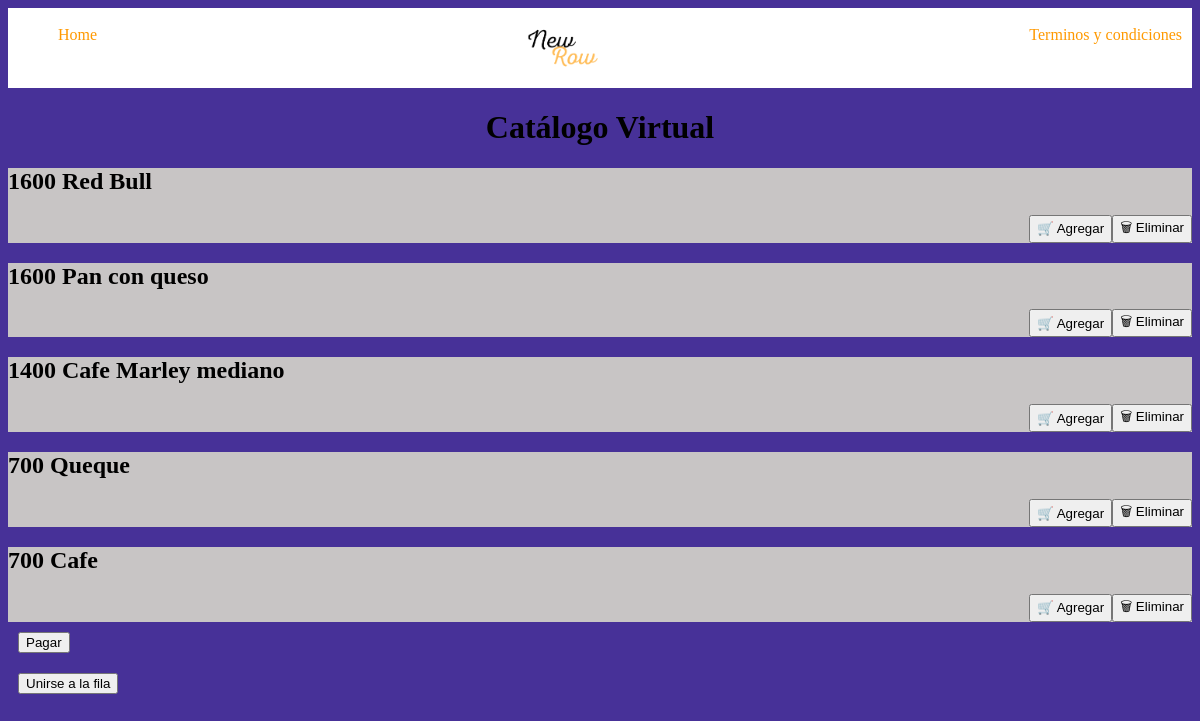
Page /tienda/ on the earlier database version.
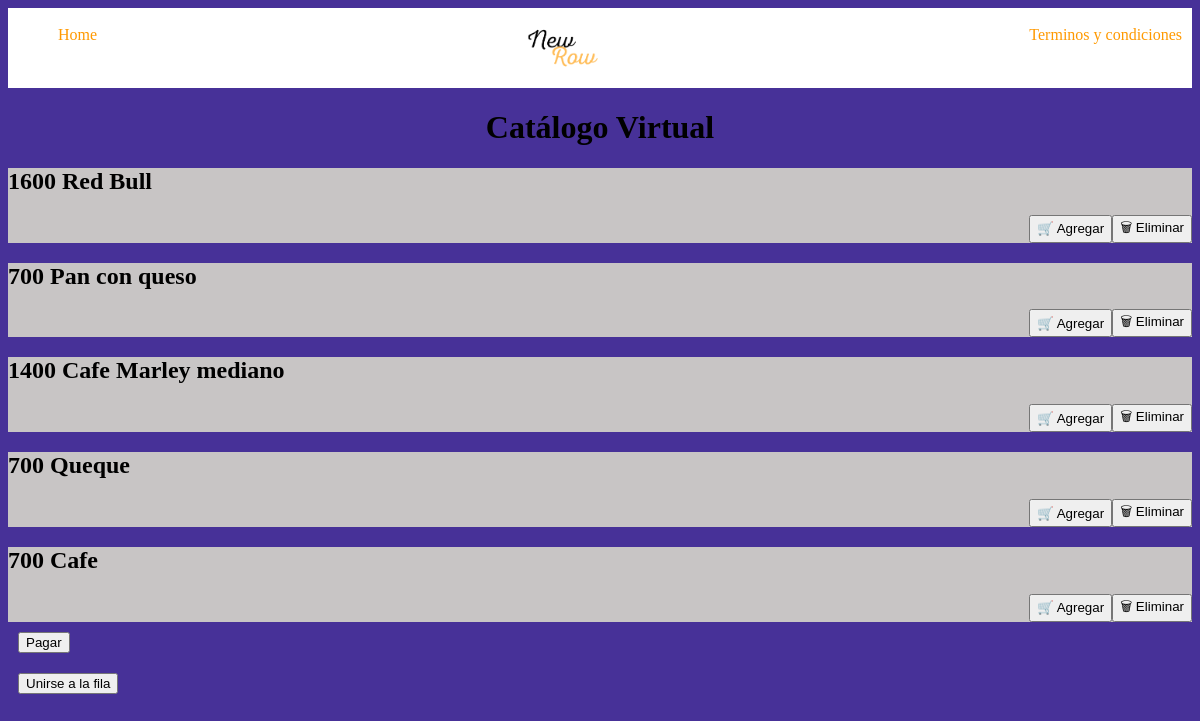
Same page on the later database version.
### Titulo/models.py (models this page shows, shortened)
class Productos(models.Model):
    name = models.CharField(max_length=200)
    tiempo = models.PositiveIntegerField()
    precio = models.PositiveIntegerField()
    tienda = models.ForeignKey(Tiendas, on_delete=models.CASCADE)

### Titulo/views.py (the view)
# urls.py: path("tienda/", views.catalogo, name="shop"),
def catalogo(request):
    productos = Productos.objects.all()
    return render(request, 'productos.html', {
        'productos': productos
    })

### Titulo/templates/productos.html
{% extends "layouts/base.html" %}
{% block content %}
<h1 class="title">
    Catálogo Virtual
</h1>
{% for p in productos %}
<div class="prod">
    <h2 class="space_p" > {{p.precio}} {{p.name}} </h2>
    <form class="caja">
        <button>
            🛒 Agregar
        </button>
        <button>
            🗑 Eliminar
        </button>
    </form>
</div>
{% endfor %}
<form action="{% url 'payment' %}" class="padding">
    <button>
        Pagar
    </button>
</form>
<form action="{% url 'row' %}" class="padding">
    <button>
        Unirse a la fila
    </button>
</form>
{% endblock %}

Differences in the rows shown:
changed Productos "Pan con queso": precio "1600" → "700"
